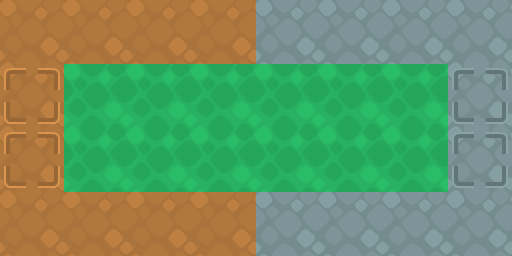

Tiled map render using the project's own tile images. Description and the whole map definition, tile-layer contents included, below:
An orthogonal 8x4 tile map with 64x64 px tiles, 1 tile layer (Tile Layer 1).

<map version="1.4" tiledversion="1.4.3" orientation="orthogonal" renderorder="right-down" width="8" height="4" tilewidth="64" tileheight="64" infinite="0" nextlayerid="2" nextobjectid="1">
 <tileset firstgid="1" source="sokoban_tilesheet.tsx" />
 <layer id="1" name="Tile Layer 1" width="8" height="4">
  <data encoding="csv">
91,91,91,91,90,90,90,90,
104,89,89,89,89,89,89,103,
104,89,89,89,89,89,89,103,
91,91,91,91,90,90,90,90
</data>
 </layer>
</map>
